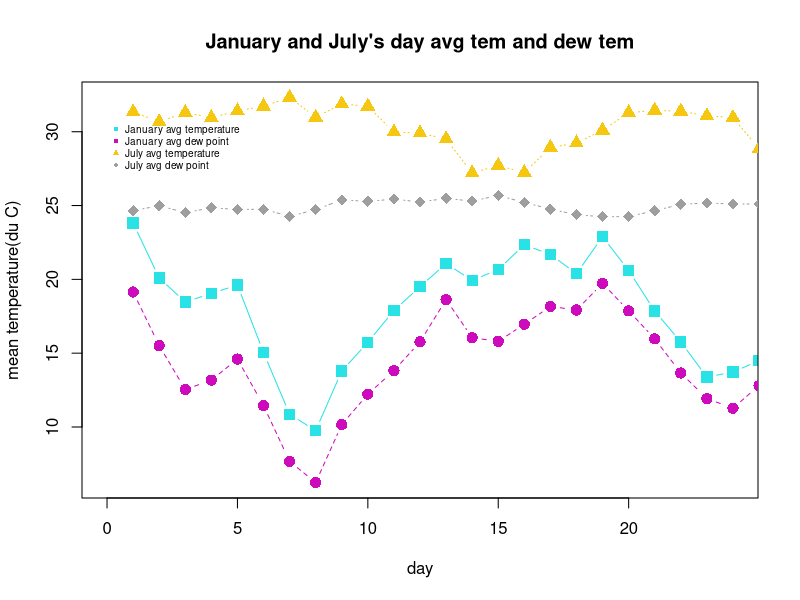
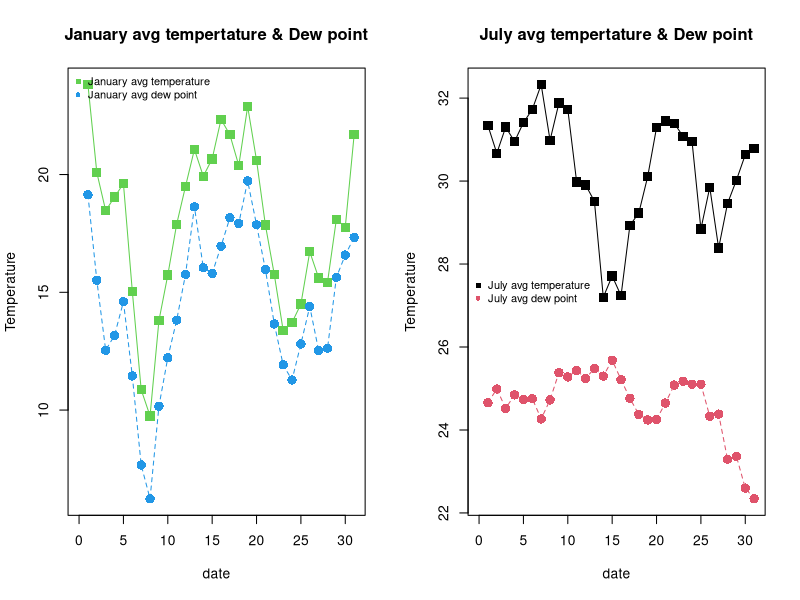

The R source for these figures, in order: (Note: this script raises an error after producing the figures.)
  #created by Owen Yeh, 04302017
  #rm(list = ls(all=TRUE))
  setwd("C:/Users/acer/NTU_freshman_Introduction_to_Computer_and_Programming_Geography_department/week10/BACHW05")
  Seydlitz<- read.table("cwb_466920_2006.csv",header = TRUE, sep = ",")
  #question 1
  #(1)
  timeD<-c(1:31)
  month1<-0
  month7<-31+28+31+30+31+30
  F283mmx2<-NULL
  F150mmx1<-NULL
  F88mmx1<-NULL
  T500mmx4<-NULL
  #計算1月的內容物
  for(ip in c(1:31)){
    avgdata<-seq((ip-1+month1-1)*24+1, (ip-1+month1-1)*24+24)
    ip.Ta<-Seydlitz$T.air[avgdata]
    F283mmx2[ip]<-mean(ip.Ta)
    
    avgdata<-seq((ip-1+month1-1)*24+1, (ip-1+month1-1)*24+24)
    ip.Dw<-Seydlitz$Dew.point[avgdata]
    F150mmx1[ip]<-mean(ip.Dw)
  }
  #計算7月的內容物
  for(ip2 in c(1:31)){
    avgdata<-seq((ip2-1+month7-1)*24+1, (ip2-1+month7-1)*24+24)
    ip2.Ta<-Seydlitz$T.air[avgdata]
    F88mmx1[ip2]<-mean(ip2.Ta)
    
    avgdata<-seq((ip2-1+month7-1)*24+1, (ip2-1+month7-1)*24+24)
    ip2.Dw<-Seydlitz$Dew.point[avgdata]
    T500mmx4[ip2]<-mean(ip2.Dw)
  }
  #繪畫
  layout(matrix(1,1))
  aliveResult<-cbind(F283mmx2,F150mmx1,F88mmx1,T500mmx4)
  matplot(timeD,aliveResult,
       type = "b",
       main = "January and July's day avg tem and dew tem",
       xlab = "day",
       ylab = "mean temperature(du C)", 
       xlim =c(0,24),
       cex = 1.5 , 
       pch = c(15,16,17,18),
       col = c(5,6,7,8))
  legend(0,31,
         c("January avg temperature","January avg dew point","July avg temperature","July avg dew point"),
         pch = c(15,16,17,18),
         col = c(5,6,7,8),
         cex = 0.6,
         bty = "n")
  
  #(2)
  layout(matrix(c(1,1,2,2),2,2))
  Jan<-cbind(F283mmx2,F150mmx1)
  Jul<-cbind(F88mmx1, T500mmx4)
  montha<-c(1:31)
  matplot(montha,Jan,
       type = "o",
       xlab = "date",
       ylab = "Temperature", 
       main = "January avg tempertature & Dew point",
       xlim =c(0,31),
       pch = c(15,16),
       cex = 1.5 , 
       col = c(3,4))
  legend("topleft",
         c("January avg temperature","January avg dew point"),
         pch = c(15,16),
         col = c(3,4),
         cex = 0.8,
         bty = "n")
  
  matplot(montha,Jul,
       type = "o",
       xlab = "date",
       ylab = "Temperature", 
       main = "July avg tempertature & Dew point",
       xlim =c(0,31),
       pch = c(15,16),
       cex = 1.5 , 
       col = c(1,2))
  legend("left",
         c("July avg temperature","July avg dew point"),
         pch = c(15,16),
         col = c(1,2),
         cex = 0.8,
         bty = "n")
  
  dev.copy(jpeg," figure02.jpg")
  dev.off()
  #(4)(X)
  mday <- c(31,28,31,30,31,30,31,31,30,31,30,31) 
  
  monthlyyear<-NULL
  avgdata<-NULL
  for(ip3 in c(1:12)){
    avgdata<-seq(((cumsum(mday)[ip3]-mday[ip3])-1+1)*24+1,((cumsum(mday)[ip3])-1)*24+24)
    ip3.Ta<-Seydlitz$T.air[avgdata]
    monthlyyear[ip3]<-mean(ip3.Ta)
  }
  
  #---------------------------------------
  #question 2
  Lutzow<-read.table("Yushan20150210.csv",header = TRUE, sep = ",")
  Archer<-Lutzow[2]*3600/1000
  WCI1<-13.12+0.6215*(Lutzow[3])-11.37*(Archer)^0.16+0.3965*(Lutzow[3])*(Archer)^0.16
  PS<-Lutzow[2]/exp(-3844/8200)
  layout(matrix(c(1,3,2,4),2,2))
  matplot(Lutzow[1],Lutzow[3],
          type = "o",
          xlab = "Time",
          ylab = "Temperature", 
          main = "Yushan avg tempertature",
          pch = c(16),
          cex = 1.5 , 
          col = c(4))
  
  matplot(Lutzow[1],WCI,
          type = "o",
          xlab = "Time",
          ylab = "exponent", 
          main = "Yushan avg WCI",
          pch = c(15),
          cex = 1.5 , 
          col = c(3))
  
  matplot(Lutzow[1],Lutzow[2],
          type = "o",
          xlab = "Time",
          ylab = "hPa", 
          main = "Yushan avg pressure",
          pch = c(14),
          cex = 1.5 , 
          col = c(2))
  dev.copy(jpeg," figure003.jpg")
  dev.off()